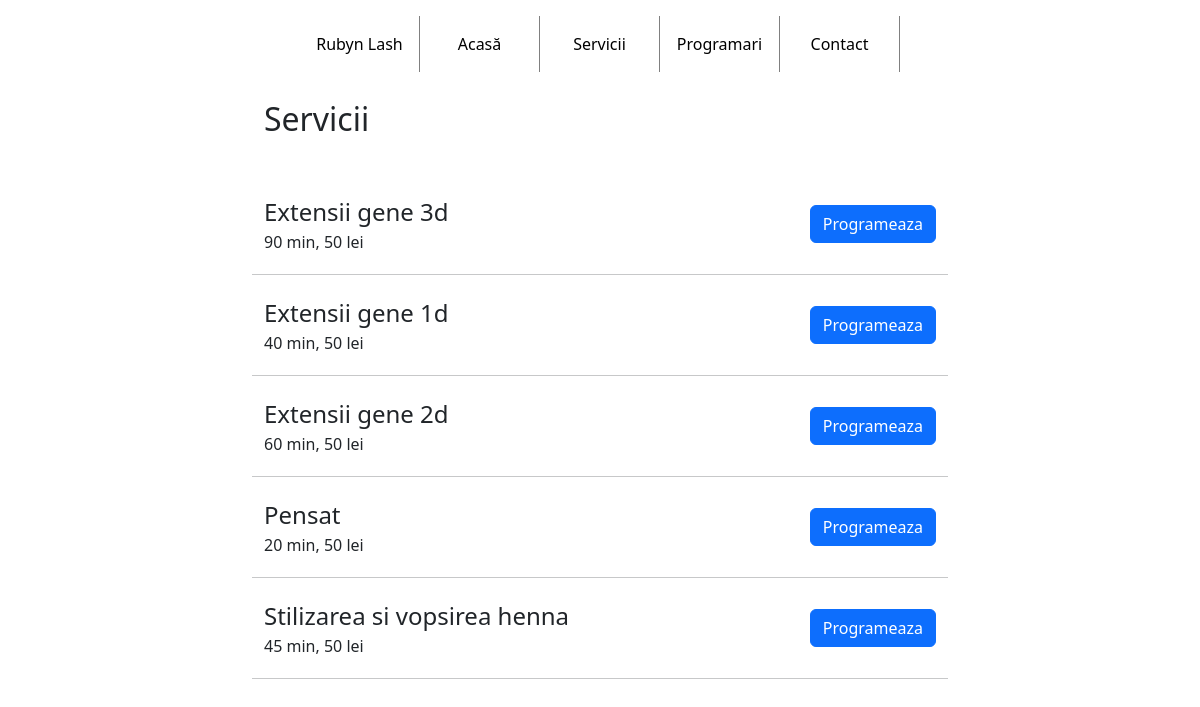
Screenshot of /servicii with the database file from the repository.
### serviciu/models.py (models this page shows, shortened)
class Serviciu(models.Model):
    nume = models.CharField(max_length=100)
    durata = models.IntegerField()
    pret = models.IntegerField()

### serviciu/views.py (the view)
# urls.py: path("servicii", IndexServiciiView.as_view(), name="services"),
class IndexServiciiView(generic.ListView):
    template_name = 'serviciu/index.html'
    context_object_name = "servicii"
    def get_queryset(self):
        return Serviciu.objects.all()

### serviciu/templates/serviciu/index.html
{% extends 'base.html' %}
{% load static %}
{% block content %}
<div class="container">
    <h2 class="p-1 mx-2 mt-2 mb-5">Servicii</h2>
    <div class="container-servicii">
        {% for serviciu in servicii %}
        <div class="serviciu d-flex justify-content-between p-1 m-2">
            <div class="d-block">
                <div class="fs-4">{{ serviciu.nume }}</div>
                <div> {{ serviciu.durata }} min, {{serviciu.pret}} lei</div>
            </div>
            <div class="d-flex flex-column justify-content-center">
                <a href="/planificator" class="btn btn-primary">Programeaza</a>
            </div>
        </div>
        <hr>
        {% endfor %}
    </div>
</div>
{% endblock %}

### templates/base.html (shortened to what this page needs)
<!DOCTYPE html>
{% load static %}
{% load bootstrap5 %}
{% bootstrap_css %}
<html lang="en">
    <head>
        <link rel="stylesheet" href="{% static 'css/style.css' %}">
    </head>
    <body>
        <header>
            {% include "header/header.html" %}
        </header>
        <main class="d-flex justify-content-center">
            {% block content %}
            {% endblock %}
        </main>
    </body>
</html>

### templates/header/header.html
<div class="d-block w-100 py-3 .bg-light">
    {% include "header/menu.html" %}
</div>

### templates/header/menu.html
<nav class="d-flex justify-content-center">
    <a class="logo pull-left" href="#">Rubyn Lash</a>
    <a href="{% url 'home' %}">Acasă</a>
    <a href="{% url 'services' %}">Servicii</a>
    <a href="{% url 'planificator' %}">Programari</a>
    <a href="{% url 'contact' %}">Contact</a>
</nav>

### static/css/style.css (style rules this page uses)
nav a { text-decoration: none; color: black; padding: 1em; background-color: white; border-right: 1px solid grey; width: 10vw; text-align: center; }
.container { width: 60vw; }
.container-servicii { display: block; }

### rows the page displays
Serviciu: nume "Extensii gene 3d", durata "90", pret "50"
Serviciu: nume "Extensii gene 1d", durata "40", pret "50"
Serviciu: nume "Extensii gene 2d", durata "60", pret "50"
Serviciu: nume "Pensat", durata "20", pret "50"
Serviciu: nume "Stilizarea si vopsirea henna", durata "45", pret "50"
